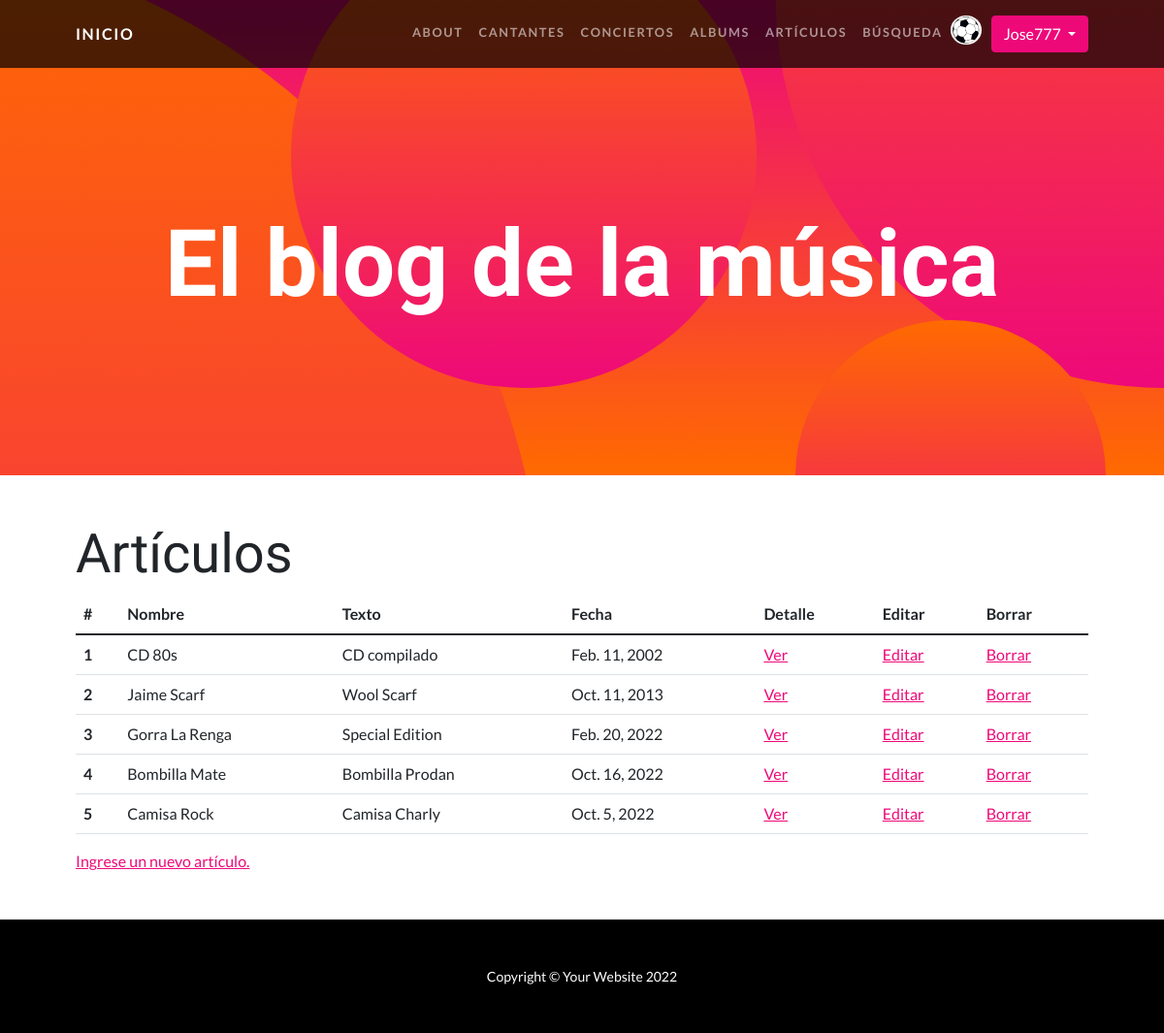
Page /AppBlog/articulos/ (signed in) on the committed database.
### AppBlog/models.py (models this page shows, shortened)
class Avatar(models.Model):
    user = models.OneToOneField(User, on_delete=models.CASCADE)
    imagen = models.ImageField(upload_to="avatares", null=True, blank=True)

class Articulo(models.Model):
    nombre = models.CharField(max_length=30)
    texto = models.CharField(max_length=1000)
    fecha = models.DateField(null=True)

### AppBlog/views.py (the view)
# urls.py: path("articulos/", articulos, name="articulos"),
@login_required
def articulos(request):
    articulos = Articulo.objects.all()
    contexto = {"articulos_encontrados": articulos}
    return render(request, "AppBlog/articulos.html", context=contexto)

### AppBlog/templates/AppBlog/articulos.html
{% extends "AppBlog/padre.html" %}
{% load static %}
{% block contenidoQueCambia %}
<div class="container px-5 my-5">
    <h2 class="display-4" >Artículos</h2>
    {% if articulos_encontrados %}
        <table class="table table-hover">
            <thead>
            <tr>
                <th scope="col">#</th>
                <th scope="col">Nombre</th>
                <th scope="col">Texto</th>
                <th scope="col">Fecha</th>
                <th scope="col">Detalle</th>
                <th scope="col">Editar</th>
                <th scope="col">Borrar</th>
            </tr>
            </thead>
            <tbody>
            {% for articulo in articulos_encontrados %}
                <tr>
                    <th scope="row">{{forloop.counter}}</th>
                    <td>{{articulo.nombre}}</td>
                    <td>{{articulo.texto}}</td>
                    <td>{{articulo.fecha}}</td>
                    <td> <a href="{% url 'ArticuloDetail' articulo.id %}">Ver</a> </td>
                    <td> <a href="{% url 'ArticuloUpdate' articulo.id %}">Editar</a> </td>
                    <td> <a href="{% url 'ArticuloDelete' articulo.id %}">Borrar</a> </td>
                </tr>
            {% endfor %}
            </tbody>
        </table>
    {% else %}
        <p>No se encontraron artículos cargados en la base de datos.</p>
    {% endif %}
    <p><a href="{% url 'form_articulos' %}"> Ingrese un nuevo artículo.</a></p>
</div>
{% endblock %}

### AppBlog/templates/AppBlog/padre.html (shortened to what this page needs)
<!DOCTYPE html>
<html lang="en">
    <head>
        {% load static %}
        <link href="{% static 'AppBlog/css/styles.css' %}" rel="stylesheet" />
    </head>
    <body id="page-top">
        <nav class="navbar navbar-expand-lg navbar-dark navbar-custom fixed-top">
            <div class="container px-5">
                <a class="navbar-brand" href="{% url 'inicio' %}">Inicio</a>
                <div class="collapse navbar-collapse" id="navbarResponsive">
                    <ul class="navbar-nav ms-auto">
                        {% if user.is_authenticated %}
                                    <li class="nav-item"><a class="nav-link" href="{% url 'about' %}">About</a></li>
                                    <li class="nav-item"><a class="nav-link" href="{% url 'cantantes' %}">Cantantes</a></li>
                                    <li class="nav-item"><a class="nav-link" href="{% url 'conciertos' %}">Conciertos</a></li>
                                    <li class="nav-item"><a class="nav-link" href="{% url 'albums' %}">Albums</a></li>
                                    <li class="nav-item"><a class="nav-link" href="{% url 'articulos' %}">Artículos</a></li>
                                    <li class="nav-item"><a class="nav-link" href="{% url 'busqueda' %}">Búsqueda</a></li>
                                    <li class="nav-item"><a><img class="rounded-circle" src='{{ user.avatar.imagen.url }}' style="max-width: 2em; margin-right: 10px;"></img></a></li>
                                    <li class="nav-item">
                                        <div class="dropdown">
                                            <button class="btn btn-primary dropdown-toggle" type="button" data-toggle="dropdown">{{user.username}}
                                            </button>
                                        </div>
                                    </li>
                        {% else %}
                                    <li class="nav-item"><a class="nav-link" href="{% url 'registro' %}">Sign Up</a></li>
                                    <li class="nav-item"><a class="nav-link" href="{% url 'login' %}">Log In</a></li>
                        {% endif %}
                    </ul>
                </div>
            </div>
        </nav>
        <header class="masthead text-center text-white">
            <div class="masthead-content">
                <div class="container px-5">
                    <h1 class="masthead-heading mb-0">El blog de la música</h1>
                </div>
            </div>
            <div class="bg-circle-1 bg-circle"></div>
            <div class="bg-circle-2 bg-circle"></div>
            <div class="bg-circle-3 bg-circle"></div>
            <div class="bg-circle-4 bg-circle"></div>
        </header>
        {% block contenidoQueCambia %}{% endblock %}
        <footer class="py-5 bg-black">
            <div class="container px-5"><p class="m-0 text-center text-white small">Copyright &copy; Your Website 2022</p></div>
        </footer>
    </body>
</html>

### rows in the picture
Articulo: nombre "CD 80s", texto "CD compilado", fecha "Feb. 11, 2002"
Articulo: nombre "Jaime Scarf", texto "Wool Scarf", fecha "Oct. 11, 2013"
Articulo: nombre "Gorra La Renga", texto "Special Edition", fecha "Feb. 20, 2022"
Articulo: nombre "Bombilla Mate", texto "Bombilla Prodan", fecha "Oct. 16, 2022"
Articulo: nombre "Camisa Rock", texto "Camisa Charly", fecha "Oct. 5, 2022"

### other values in the picture
{{ user.username }} "Jose777"
